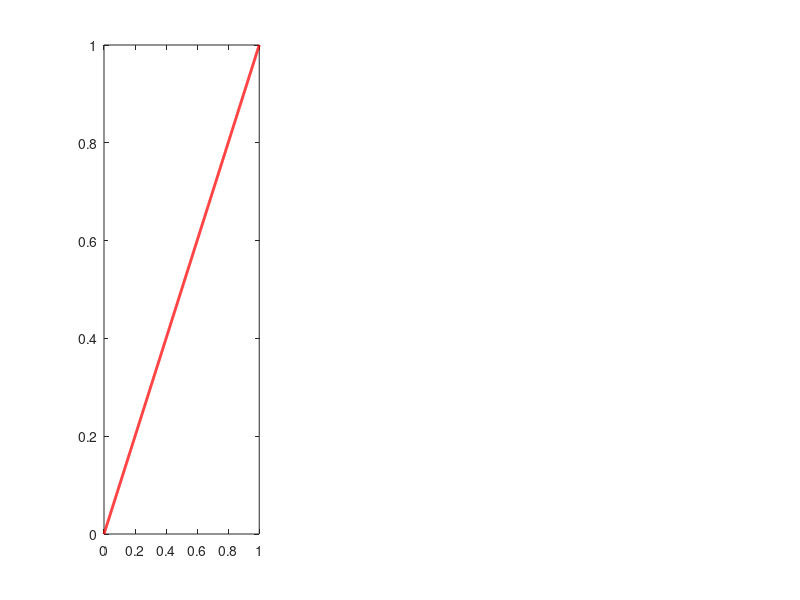

This chart was generated by the following MATLAB code: (Note: this script raises an error after producing the figure.)
% from Uniform(0,1) RV
rand('twister',76534); % initialize the Uniform(0,1) Sampler
N = 3; % 10^N is the maximum number of samples from Uniform(0,1) RV
u = rand(10,10^N); % generate 10 X 10^N samples from Uniform(0,1) RV U
x=[0:0.001:1];
% plot the ECDF from the first 10 samples using the function ECDF
for i=1:N
    SampleSize=10^i;
    subplot(1,N,i)
    plot(x,x,'r','LineWidth',2); % plot the DF of Uniform(0,1) RV in red
    % Get the x and y coordinates of SampleSize-based ECDF in x1 and y1 and 
    % plot the ECDF using the function ECDF
    for j=1:10

     hold on; 
     if (i==1) [x1 y1] = ECDF(u(j,1:SampleSize),2.5,0.2,0.2); 
     else 
        [x1 y1] = ECDF(u(j,1:SampleSize),0,0.1,0.1);
        stairs(x1,y1,'k');
     end
    end
%     % Note PlotFlag is 1 and the plot range of x-axis is 
%     % incremented by 0.1 or 0.2 on either side due to last 2 parameters to ECDF
%     % being 0.1 or 0.2
%     Alpha=0.05; % set alpha to 5% for instance
%     Epsn = sqrt((1/(2*SampleSize))*log(2/Alpha)); % epsilon_n for the confidence band
     hold on;
%     stairs(x1,max(y1-Epsn,zeros(1,length(y1))),'g'); % lower band plot
%     stairs(x1,min(y1+Epsn,ones(1,length(y1))),'g'); % upper band plot
    axis([-0.1 1.1 -0.1 1.1]);
    %axis square;
    LabelString=['n=' num2str(SampleSize)];
    text(0.75,0.05,LabelString)
    hold off;
end